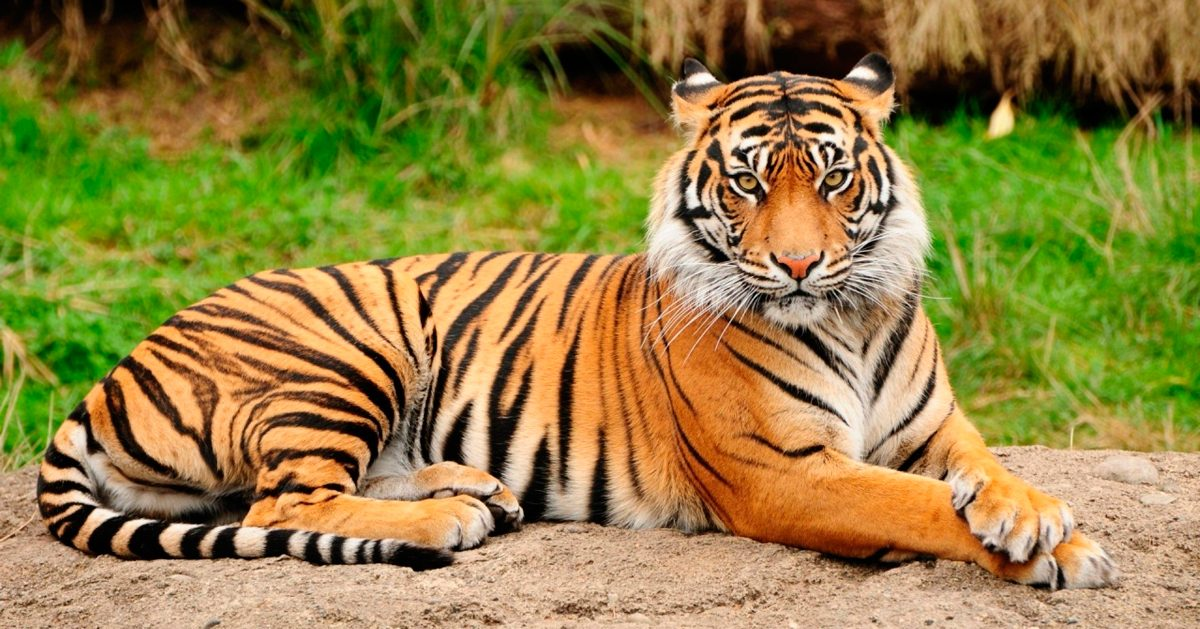
#> input picture 4 - Pruebas de correlación/imagenes_tigre.jpg, 1200 x 629 px
$ python prueba.py
#> lines starting #> are read from the running program, lines starting #| are printed output that depends on the picture
import numpy as np
import scipy
from cv2 import cv2
from scipy import signal
from scipy.ndimage import correlate

img = cv2.imread("imagenes_tigre.jpg") # 1200 x 629
#> img is the input picture: shape (629, 1200, 3); mean B, G, R 65.5, 129.1, 146

#hacerlo mas general
roi_principal = img [:200,:200,:]
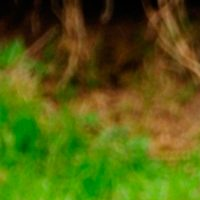
#> roi_principal: shape (200, 200, 3); mean B, G, R 14.6, 95, 84.9
# cv2.imwrite("roi_principal.png",roi_principal)

roi_x = img [50:250,0:200,:]
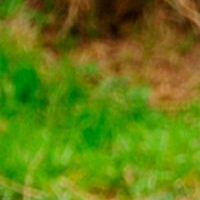
#> roi_x: shape (200, 200, 3); mean B, G, R 16.7, 125.7, 99.1
# cv2.imwrite("roi_x.png",roi_x)

roi_y = img [0:200,50:250,:]
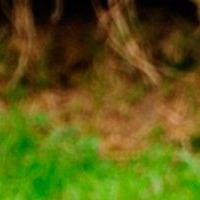
#> roi_y: shape (200, 200, 3); mean B, G, R 17.6, 92, 92.1
# cv2.imwrite("roi_y.png",roi_y)

roi_xy = img [50:250,50:250,:]
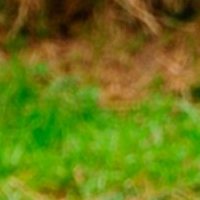
#> roi_xy: shape (200, 200, 3); mean B, G, R 19.6, 122.4, 106.8
# cv2.imwrite("roi_xy.png",roi_xy)

#mask
#hacerlo mas general
mask = np.zeros((200,200,3),np.uint8 )
mask [20:29,20:29] = roi_principal [20:29,20:29]
mask [20:29,171:180] = roi_principal [20:29,171:180]
#> mask: shape (200, 200, 3); mean B, G, R 0.1, 0.2, 0.3
mask [171:180,20:29] = roi_principal [171:180,20:29]
#> mask: shape (200, 200, 3); mean B, G, R 0.1, 0.5, 0.4
mask [171:180,171:180] = roi_principal [171:180,171:180]
#> mask: shape (200, 200, 3); mean B, G, R 0.1, 0.8, 0.6
mask [96:105,96:105] = roi_principal [96:105,96:105]
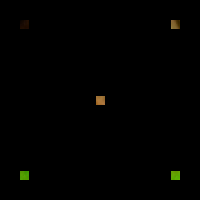
#> mask: shape (200, 200, 3); mean B, G, R 0.2, 1.1, 1


a = np.fft.fftn(mask)
b = (np.fft.fftn(roi_x))


cor = a.conj()*b
a_fase = np.arctan (b.imag/(b.real))
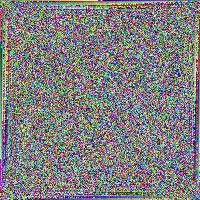
#> a_fase: shape (200, 200, 3) float64; mean of channels 0, 1, 2 7.24e-17, -0.00912, 0.00912; drawn with min black and max white
a_fase =((a_fase-np.min(a_fase))/(np.max(a_fase)-np.min(a_fase)))*255

cv2.imshow('mod',a_fase)
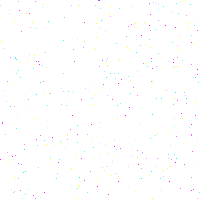
#> window 'mod': shape (200, 200, 3); mean B, G, R 254.5, 254.4, 254.5
cv2.waitKey(0)

cor = np.fft.ifftn(cor)
cv2.imwrite("corr.png",cor.real)

# [7 lines of commented-out code are left out]
